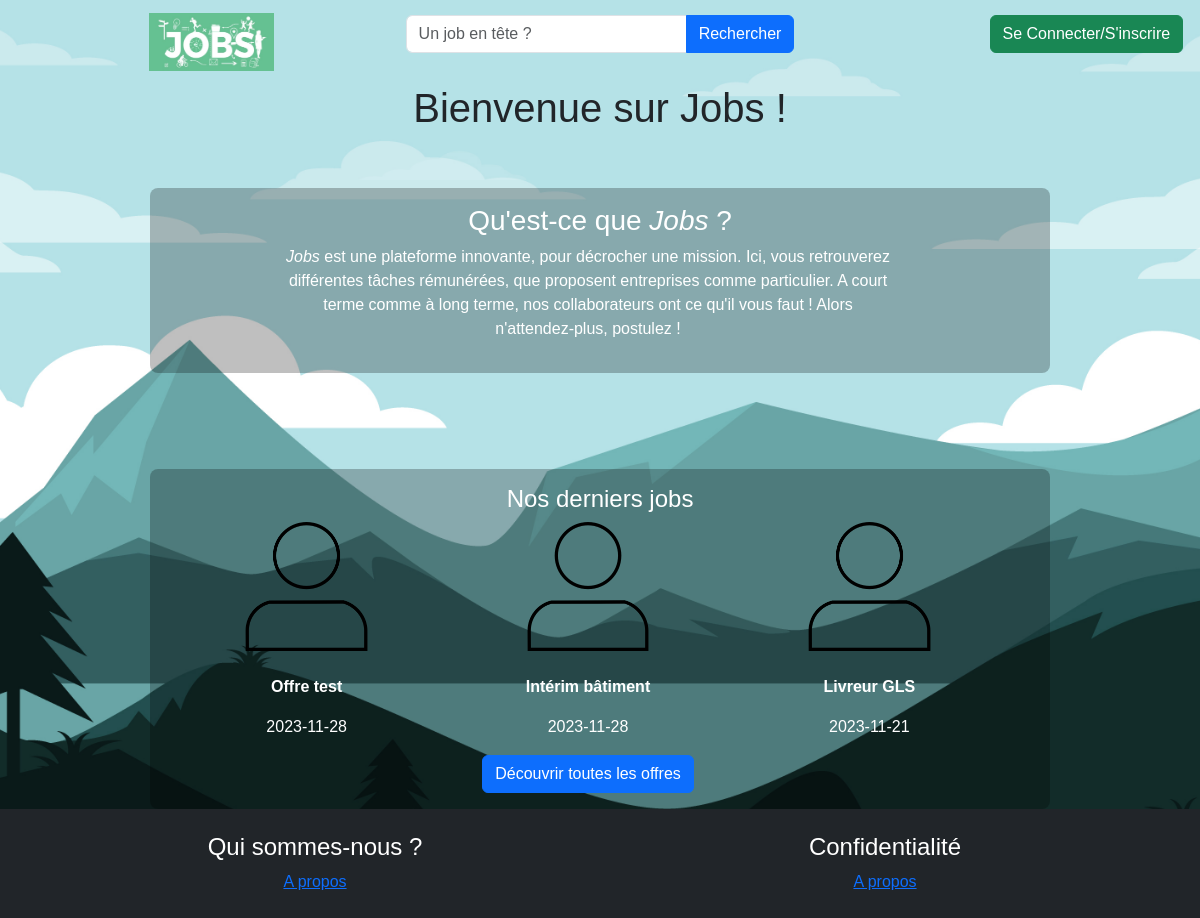
Before: / with the older database file.
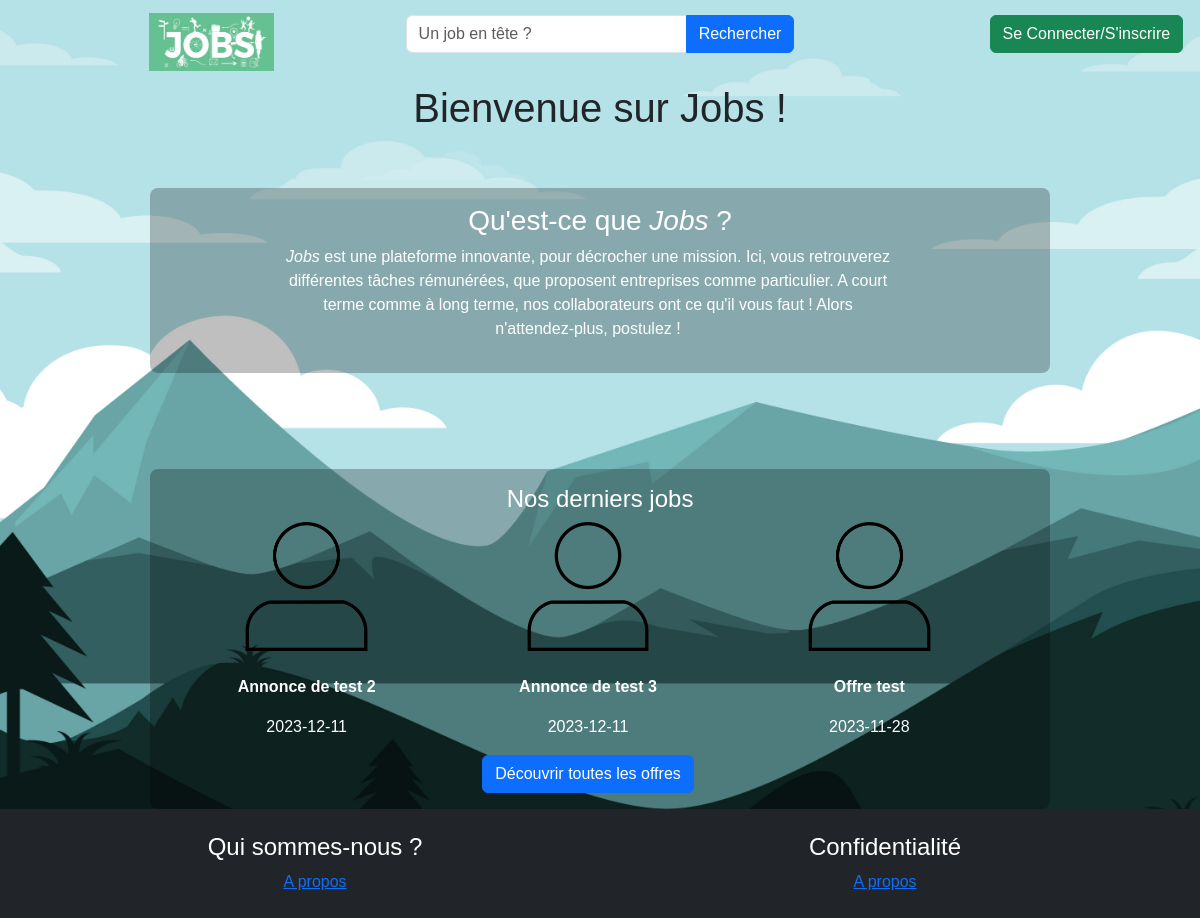
After: the same page with the newer database file.
### tables this page shows
CREATE TABLE `offre` (
  `idOffre` int(11) NOT NULL,
  `intitoffre` varchar(255) NOT NULL,
  `idAct` int(11) NOT NULL,
  `lieuTravail` varchar(100) NOT NULL,
  `idContrat` int(11) NOT NULL,
  `debutPeriod` date NOT NULL,
  `finPeriod` date DEFAULT NULL,
  `descOffre` text NOT NULL,
  `idEmployeur` int(11) NOT NULL,
  `idValidation` tinyint(1) NOT NULL DEFAULT 0,
  `datePublication` date NOT NULL DEFAULT current_timestamp()
);

### controleur/portail.php (called while the page is built)
<?php
    include_once('modele/mod_annonces.php');
    $dernieresAnnonces = getTopOffers();
    include_once('vue/vue_portail.php');

### modele/mod_annonces.php (called while the page is built, shortened)
<?php
function getTopOffers(){
    $bdd = db_connect();
    $req = $bdd->prepare("SELECT * FROM offre ORDER BY datePublication DESC LIMIT 3;");
    if(!$req->execute()) throw new Exception("Erreur Requête!");
    return $req->fetchAll(PDO::FETCH_ASSOC);
}
?>

### vue/vue_portail.php (the view)
<?php
    include "vue/vue_entete.php";
?>
<div>
  <div class="col-md-12">
    <h1 class="text text-center">Bienvenue sur Jobs !</h1>
  </div>
<br><br>
<section id="aPropos">
  <div class="rounded-3 col-md-9 row bg-black bg-opacity-25 w-75 mx-auto p-3 align-self-center text-white" id="#aPropos">
    <h3 class="text text-center">Qu'est-ce que <em>Jobs</em> ?</h3>
<br>
      <div class="row">
        <div class="col-md-8 w-75 mx-auto">
          <p class="text-center"><em>Jobs</em> est une plateforme innovante, pour décrocher une mission. Ici, vous retrouverez
          différentes tâches rémunérées, que proposent entreprises comme particulier. A court terme comme à long
          terme, nos collaborateurs ont ce qu'il vous faut ! Alors n'attendez-plus, postulez !</p>
        </div>
      </div>
    </div>
</section>
<br><br>
  </div>
  <br><br>
  <div class="rounded-3 col-md-9 row bg-black bg-opacity-25 w-75 mx-auto p-3 align-self-center text-white">
    <h4 class="text text-center">Nos derniers jobs</h4>
    <div class="row">
      <?php
          foreach ($dernieresAnnonces as $annonces)
          {
            $intitOffre = $annonces['intitoffre'];
            $datePublication = $annonces['datePublication'];
      ?>
            <div class="col-md-4 text-center">
              <img src="vue/images/user.png" title="image-theme" width="50%">
              <br><br>
              <p><b><?= $intitOffre ?></b></p>
              <p><?= $datePublication ?></p>
            </div>
      <?php
          }
       ?>
        <div class="text text-center">
          <a class="btn btn-primary" href="index.php?section=lesOffres" role="button">Découvrir toutes les offres</a>
        </div>
  </div>
</div>
<?php include_once("vue/vue_footer.php"); ?>

Changed rows visible on the page:
removed offre: intitoffre "Intérim bâtiment", datePublication "2023-11-28"
no longer on this page (row unchanged): offre: intitoffre "Livreur GLS", datePublication "2023-11-21"
added offre: intitoffre "Annonce de test 2", datePublication "2023-12-11"
added offre: intitoffre "Annonce de test 3", datePublication "2023-12-11"
